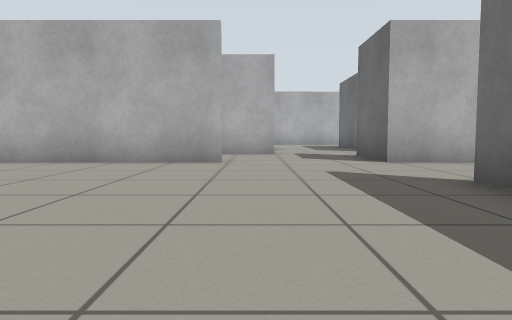
View 1 (above)

24 first-person views from a walk through a world built for the Gazebo simulator. The camera is 0.5 m above the floor, tilts 4° down and sees 70° across. The floor is counted in squares, 1 m on a side. Each view is taken from the middle of a square. On the plan, view 1 faces up. The plan holds only what a view shows up to about 9 squares ahead; the rest is blank.

View 2
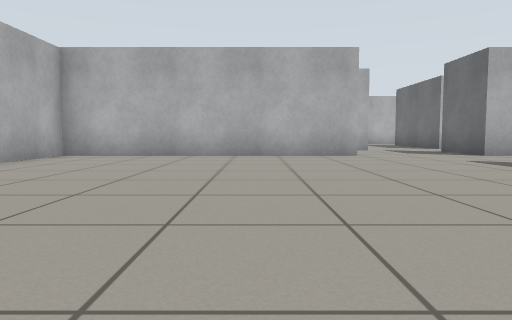

View 3
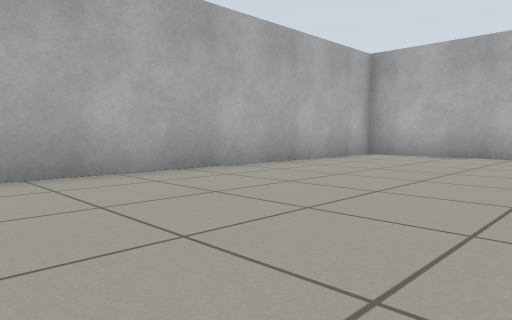

View 4
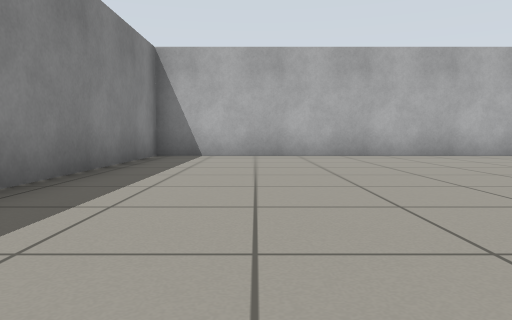

View 5
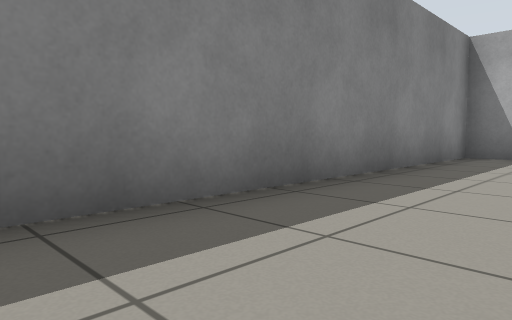

View 6
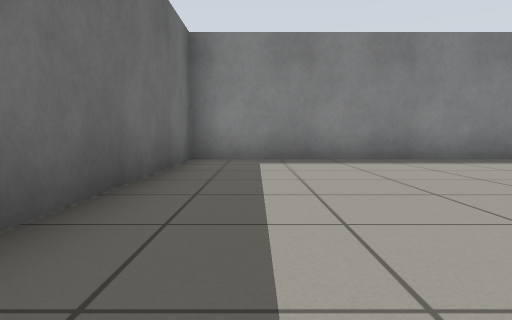

View 7
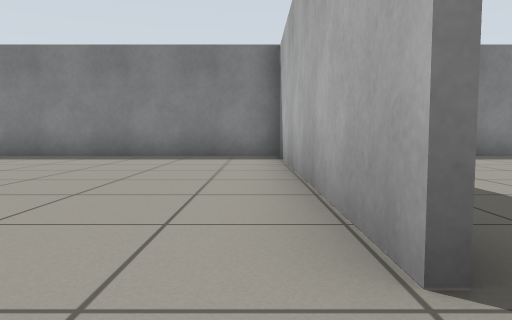

View 8
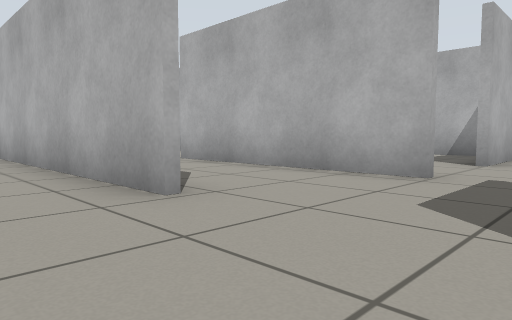

View 9
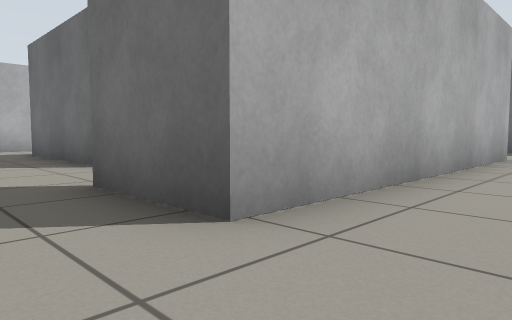

View 10
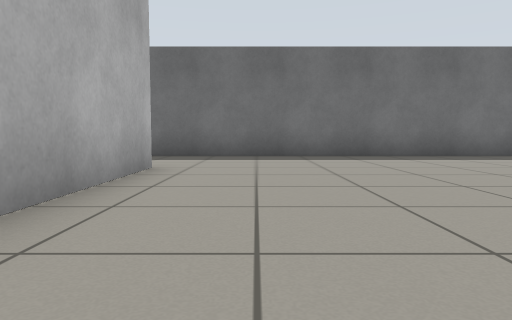

View 11
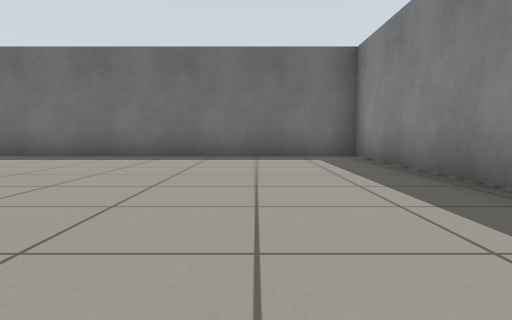

View 12
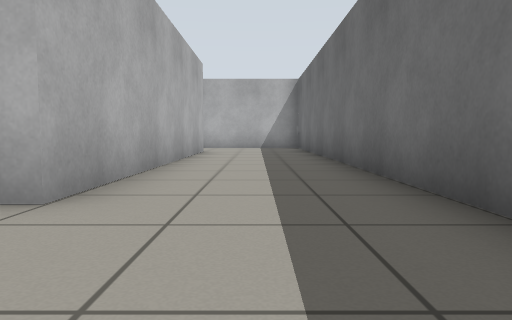

View 13
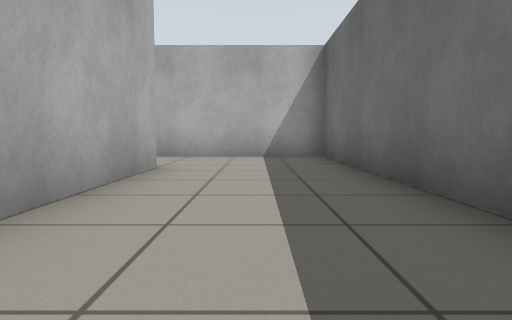

View 14
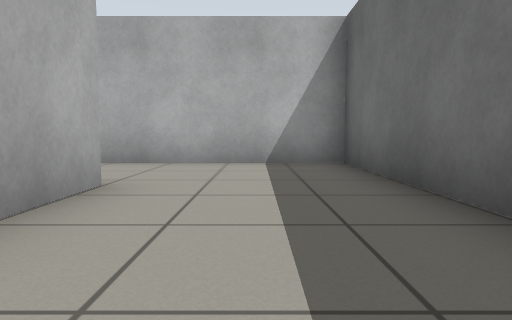

View 15
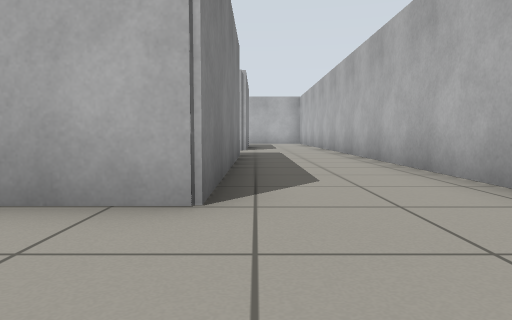

View 16
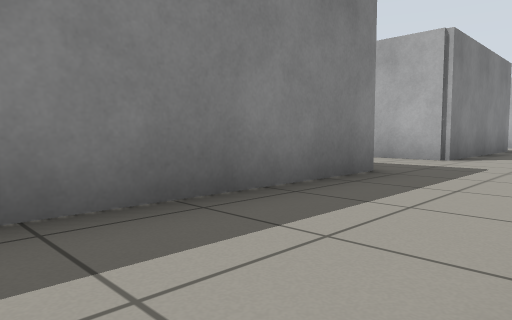

View 17
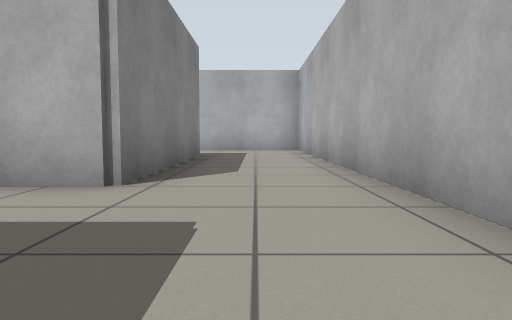

View 18
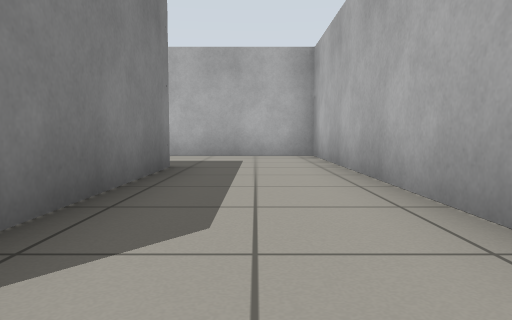

View 19
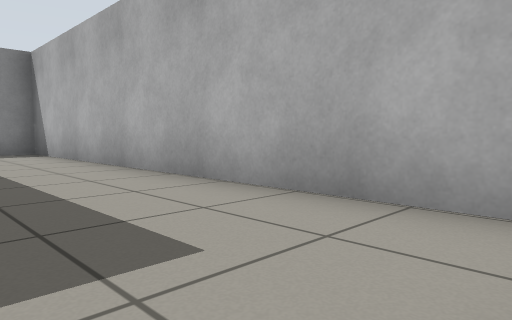

View 20
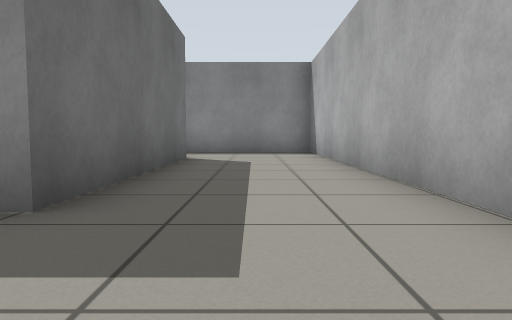

View 21
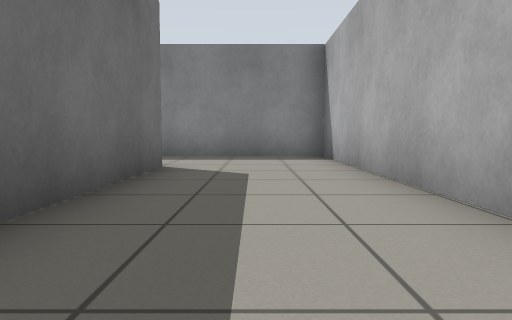

View 22
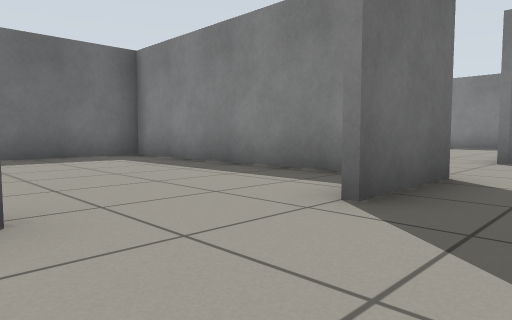

View 23
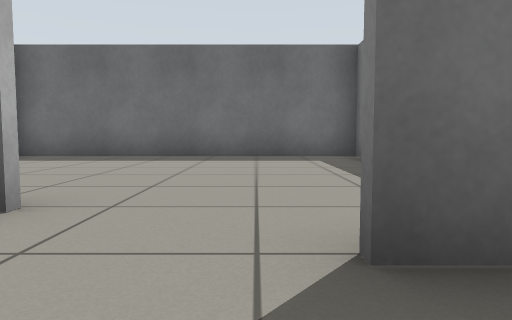

View 24
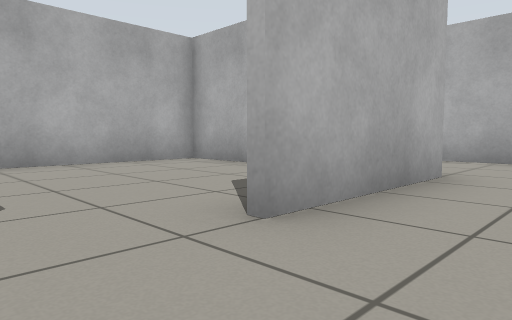

### Floor plan
Ten units are one square. View 1 is at (0, 0); x grows to the right and y downward. Boxes are objects, and circles mark ways between rooms. Rooms are numbered by the first view taken in them; rooms with no view inside come last. Other rooms are left out.
<svg viewBox="-81 -179 211 218">
<path fill="none" stroke="#000" d="M-5 -66 -76 -66M-75 -70 -75 33 20 33M24 34 24 -39M34 -66 24 -66 24 -76M24 -76 24 -86M25 -39 25 34M33 -105 33 -146 95 -147 95 -66 34 -66M5 -93 -45 -93 -46 -146 5 -146 5 -115M20 33 125 33 125 -174 -75 -173 -75 -70M-76 -67 -39 -67M36 -67 93 -67 93 -145M-2 -145 -44 -145 -44 -110"/>
<circle cx="27" cy="-50" r="3" fill="#2a7"/>
<circle cx="5" cy="-70" r="3" fill="#2a7"/>
<circle cx="35" cy="-95" r="3" fill="#2a7"/>
<circle cx="0" cy="-105" r="3" fill="#2a7"/>
<text x="-30" y="-20">1</text>
<text x="50" y="-60">2</text>
<text x="60" y="-110">3</text>
<text x="-20" y="-120">4</text>
</svg>
Room 1 opens to room 2. Room 2 opens to room 3. Room 2 opens to room 4.

Where each view was taken, in squares from view 1:
view 1: 0 up, 0 right, facing up
view 2: 2 down, 3 left, facing up
view 3: 2 down, 3 left, facing up-left
view 4: 1 down, 1 right, facing left
view 5: 1 down, 1 right, facing down-left
view 6: 4 up, 1 right, facing down
view 7: 5 up, 3 right, facing down
view 8: 5 up, 2 right, facing up-left
view 9: 5 up, 1 right, facing up-right
view 10: 5 up, 4 right, facing right
view 11: 1 down, 4 right, facing right
view 12: 4 up, 11 right, facing up
view 13: 9 up, 11 right, facing up
view 14: 11 up, 11 right, facing up
view 15: 15 up, 12 right, facing left
view 16: 17 up, 8 right, facing down-left
view 17: 16 up, 4 right, facing left
view 18: 16 up, 1 right, facing left
view 19: 17 up, 5 left, facing down-left
view 20: 17 up, 6 left, facing down
view 21: 15 up, 6 left, facing down
view 22: 11 up, 1 right, facing down-right
view 23: 9 up, 1 right, facing right
view 24: 10 up, 2 right, facing up-left
